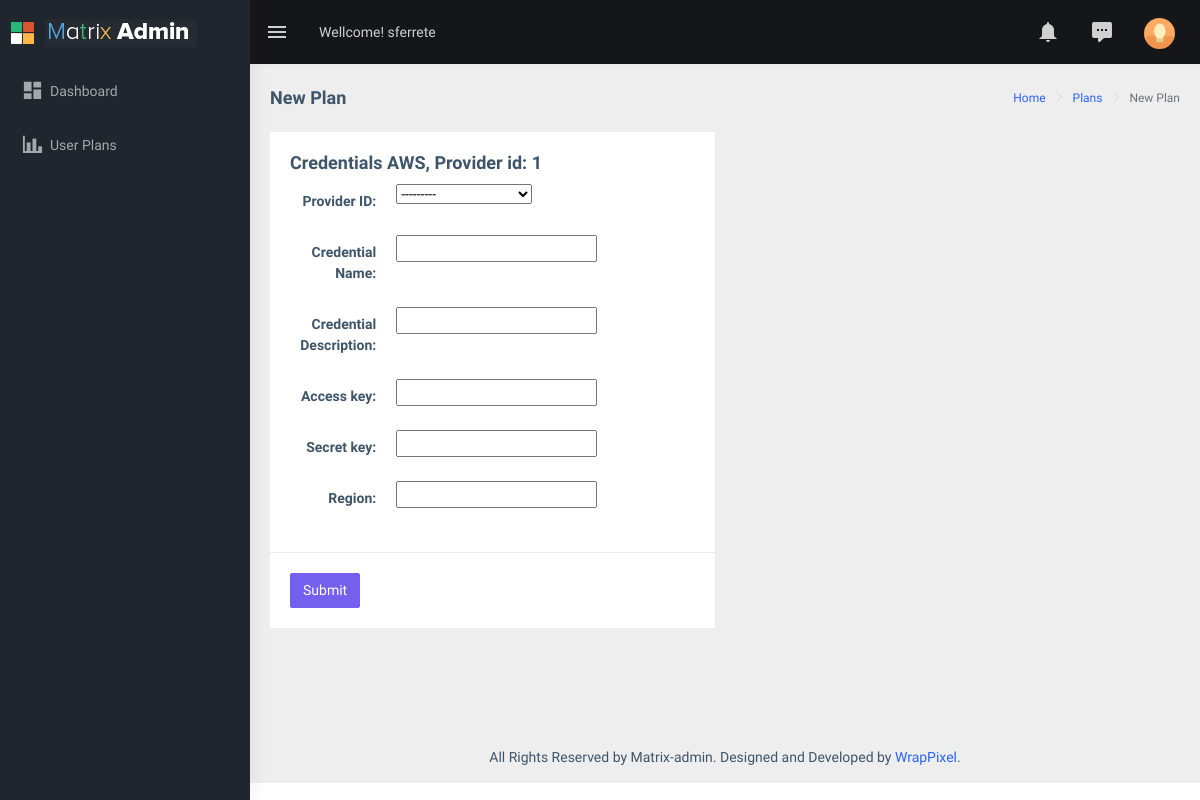
Page /plans/new_plan/credentials?provider_id=1 (signed in) on the committed database.
### openform/models.py (models this page shows, shortened)
class OpenFormUser(AbstractBaseUser, PermissionsMixin):
    username = models.CharField(_('username'), max_length=50, unique=True)
    email = models.EmailField(_('Email'), max_length=254, unique=True)
    first_name = models.CharField(_('First name'), max_length=30, blank=True)
    last_name = models.CharField(_('Last name'), max_length=30, blank=True)
    is_staff = models.BooleanField(_('Administrador'), default=False,
        help_text=_('Indica si el usuario podrá acceder a la zona de administración'))
    is_active = models.BooleanField(_('Active'), default=True,
        help_text=_('Indica si la cuenta del usuario está activa. '
                    'Desmarca esta opción en vez de eliminar cuentas.'))
    date_joined = models.DateTimeField(_('Fecha de alta'), default=timezone.now)
    objects = OpenFormUserManager()
    USERNAME_FIELD = 'username'
    REQUIRED_FIELDS = ['email']
    class Meta:
        verbose_name = _('user')
        verbose_name_plural = _('users')

class provider(models.Model):
    provider_id = models.CharField(max_length=50, unique=True, primary_key=True)
    name = models.CharField(max_length=50)
    description = models.CharField(max_length=200, blank=True)

### openform/views.py (the view)
# urls.py: path('plans/new_plan/credentials', views.new_plan_credentials, name='new_plan_credentials'),
def new_plan_credentials(request):
	context = {}
	provider_id = request.GET['provider_id']
	provider_name = provider.objects.get(provider_id=provider_id).name
	context['provider_id'] = provider_id
	context['provider_name'] = provider_name
	credential_list=aws_credential.objects.filter()
	if provider_id == '1':
		context['aws_form']=OpenFormCredentialTypeAWS()
	elif provider_id == '2':
		context['os_form']=OpenFormCredentialTypeOS()
	else:
		raise Http404("No provider found with that id.")
	print('Dentro del 2!')
	return render(request, 'new_plan_credentials.html', context)

### openform/forms.py
class OpenFormCredentialTypeAWS(ModelForm):
    secret_key = forms.CharField(widget=forms.PasswordInput())
    class Meta:
        model = aws_credential
        fields = "__all__"

### templates/new_plan_credentials.html (shortened to what this page needs)
{% extends 'base.html' %}
{% block content %}
 <div class="page-breadcrumb">
    <div class="row">
        <div class="col-12 d-flex no-block align-items-center">
            <h4 class="page-title">New Plan</h4>
            <div class="ml-auto text-right">
                <nav aria-label="breadcrumb">
                    <ol class="breadcrumb">
                        <li class="breadcrumb-item"><a href="{% url 'dashboard' %}">Home</a></li>
                        <li class="breadcrumb-item" aria-current="page"><a href="{% url 'plans' %}">Plans</a></li>
                        <li class="breadcrumb-item active" aria-current="page">New Plan</li>
                    </ol>
                </nav>
            </div>
        </div>
    </div>
</div>
<div class="container-fluid">
    <div class="row">
        {% if not credential_list %}
          <div class="col-md-6">
              <div class="card">
                  <form class="form-horizontal" action="{% url 'new_credential' %}" method="post">
                      <div class="card-body">
                          <h4 class="card-title">Credentials {{provider_name}}, Provider id: {{provider_id}}</h4>
                          <div class="form-group row">
                              <label for="fname" class="col-sm-3 text-right control-label col-form-label">Provider ID:</label>
                              <div class="col-sm-9">
                                {{aws_form.provider_id}}
                              </div>
                          </div>
                          <div class="form-group row">
                              <label for="fname" class="col-sm-3 text-right control-label col-form-label">Credential Name:</label>
                              <div class="col-sm-9">
                                {{aws_form.name}}
                              </div>
                          </div>
                          <div class="form-group row">
                              <label for="lname" class="col-sm-3 text-right control-label col-form-label">Credential Description:</label>
                              <div class="col-sm-9">
                                {{aws_form.description}}
                              </div>
                          </div>
                          <div class="form-group row">
                              <label for="lname" class="col-sm-3 text-right control-label col-form-label">Access key:</label>
                              <div class="col-sm-9">
                                {{aws_form.access_key}}
                              </div>
                          </div>
                          <div class="form-group row">
                              <label for="email1" class="col-sm-3 text-right control-label col-form-label">Secret key:</label>
                              <div class="col-sm-9">
                                {{aws_form.secret_key}}
                              </div>
                          </div>
                          <div class="form-group row">
                              <label for="cono1" class="col-sm-3 text-right control-label col-form-label">Region:</label>
                              <div class="col-sm-9">
                                {{aws_form.region}}
                              </div>
                          </div>
                      </div>
                      <div class="border-top">
                          <div class="card-body">
                              <input type="submit" class="btn btn-primary" value="Submit"/>
                          </div>
                      </div>
                  </form>
              </div>
            </div>
          {% endif %}
    </div>
</div>
{% endblock %}

### templates/base.html (shortened to what this page needs)
<!DOCTYPE html>
<html lang="en">
<head>
    <link href="/static/assets/libs/flot/css/float-chart.css" rel="stylesheet">
    <link href="/static/dist/css/style.min.css" rel="stylesheet">
</head>
<body>
  {% block body %}
    <div id="main-wrapper">
        <header class="topbar" data-navbarbg="skin5">
            <nav class="navbar top-navbar navbar-expand-md navbar-dark">
                <div class="navbar-header" data-logobg="skin5">
                    <a class="navbar-brand" href="index.html">
                        <b class="logo-icon p-l-10">
                            <img src="/static/assets/images/logo-icon.png" alt="homepage" class="light-logo" />
                        </b>
                        <span class="logo-text">
                             <img src="/static/assets/images/logo-text.png" alt="homepage" class="light-logo" />
                        </span>
                    </a>
                </div>
                <div class="navbar-collapse collapse" id="navbarSupportedContent" data-navbarbg="skin5">
                    <ul class="navbar-nav float-left mr-auto">
                        <li class="nav-item d-none d-md-block"><a class="nav-link sidebartoggler waves-effect waves-light" href="javascript:void(0)" data-sidebartype="mini-sidebar"><i class="mdi mdi-menu font-24"></i></a></li>
                        <li class="nav-item dropdown">
                            <a class="nav-link dropdown-toggle" href="#" id="navbarDropdown" role="button" data-toggle="dropdown" aria-haspopup="true" aria-expanded="false">
                             <span class="d-none d-md-block">Wellcome! {{user.username}}</span>
                            </a>
                        </li>
                    </ul>
                    <ul class="navbar-nav float-right">
                        <li class="nav-item dropdown">
                            <a class="nav-link dropdown-toggle waves-effect waves-dark" href="" data-toggle="dropdown" aria-haspopup="true" aria-expanded="false"> <i class="mdi mdi-bell font-24"></i>
                            </a>
                        </li>
                        <li class="nav-item dropdown">
                            <a class="nav-link dropdown-toggle waves-effect waves-dark" href="" id="2" data-toggle="dropdown" aria-haspopup="true" aria-expanded="false"> <i class="font-24 mdi mdi-comment-processing"></i>
                            </a>
                        </li>
                        <li class="nav-item dropdown">
                            <a class="nav-link dropdown-toggle text-muted waves-effect waves-dark pro-pic" href="" data-toggle="dropdown" aria-haspopup="true" aria-expanded="false"><img src="/static/assets/images/users/1.jpg" alt="user" class="rounded-circle" width="31"></a>
                        </li>
                    </ul>
                </div>
            </nav>
        </header>
        <aside class="left-sidebar" data-sidebarbg="skin5">
            <div class="scroll-sidebar">
                <nav class="sidebar-nav">
                    <ul id="sidebarnav" class="p-t-30">
                        <li class="sidebar-item {{activedashboard}}"> <a class="sidebar-link waves-effect waves-dark sidebar-link" href="{% url 'dashboard' %}" aria-expanded="false"><i class="mdi mdi-view-dashboard"></i><span class="hide-menu">Dashboard</span></a></li>
                        <li class="sidebar-item {{activeplans}}"> <a class="sidebar-link waves-effect waves-dark sidebar-link" href="{% url 'plans' %}" aria-expanded="false"><i class="mdi mdi-chart-bar"></i><span class="hide-menu">User Plans</span></a></li>
                    </ul>
                </nav>
            </div>
        </aside>
        <div class="page-wrapper">
          {% block content %}{% endblock %}
          <footer class="footer text-center">
              All Rights Reserved by Matrix-admin. Designed and Developed by <a href="https://wrappixel.com">WrapPixel</a>.
          </footer>
        </div>
  </div>
{% endblock %}
</body>
</html>

### rows in the picture
OpenFormUser: username "sferrete"
provider: name "AWS", provider_id "---------"

### other values in the picture
{{ provider_id }} "1"
